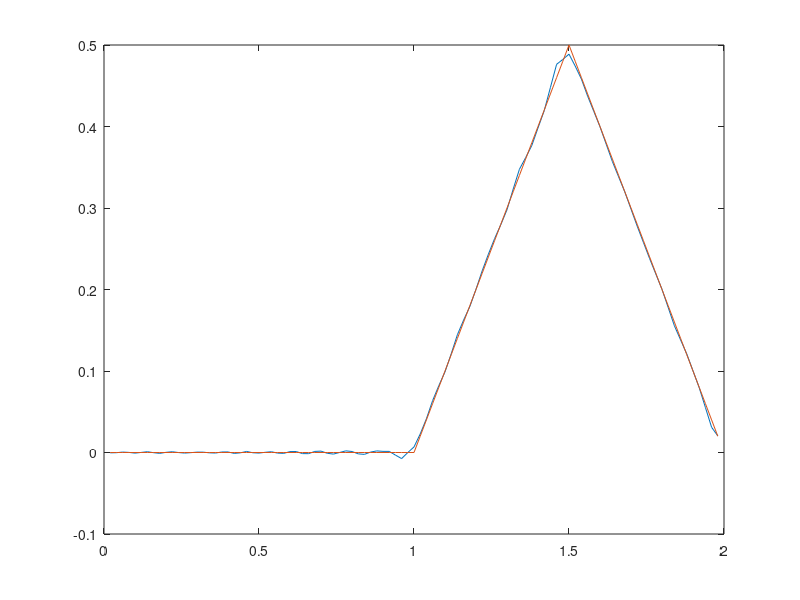

Source code (MATLAB):
% Leap frog scheme (Hyperbolic)
% Uses Lax Freidrich

a = 1;
x0 = 0; xf = 2;
N = 100;
h = (xf-x0)/N;

k = 0.96*h;
t0 = 0; tf = 1;
M = fix((tf-t0)/k);

x = x0+h:h:xf-h;
u0 = zeros(N-1,1);

for j=1:N-1
    if(x(j) < 0)
        u0(j) = 0;
    elseif(0 <= x(j) && x(j) < 0.5)
        u0(j) = x(j);
    elseif(0.5 <= x(j) && x(j) < 1)
        u0(j) = 1-x(j);
    elseif(x(j) >= 1)
       u0(j) = 0;
    end
end

mu = k/h;
u = zeros(N-1,1);
u1 = zeros(N-1,1);

% n = 1
u1(1) = u0(2)/2 - a*mu/2*u0(2);
u1(N-1) = u0(N-2)/2 + a*mu/2*u0(N-2);
for j=2:N-2
    u1(j) = (u0(j+1) + u0(j-1))/2 - mu*a/2*(u0(j+1)-u0(j-1));
end

for p=2:M
    u(1) = u0(1) - a*mu*(u1(2));
    for j=2:N-2
        u(j) = u0(j) - a*mu*(u1(j+1)-u1(j-1));
    end
    u(N-1) = u0(N-1) - a*mu*(-u1(N-2));
    
    u0 = u1;
    u1 = u;
end

ue = zeros(N-1,1);
for j=1:N-1
    if(x(j)-tf < 0)
        ue(j) = 0;
    elseif(0 <= x(j)-tf && x(j)-tf < 0.5)
        ue(j) = x(j)-tf;
    elseif(0.5 <= x(j)-tf && x(j)-tf < 1)
        ue(j) = 1-x(j)+tf;
    elseif(x(j)-tf >= 1)
       ue(j) = 0;
    end
end

plot(x,u,x,ue);